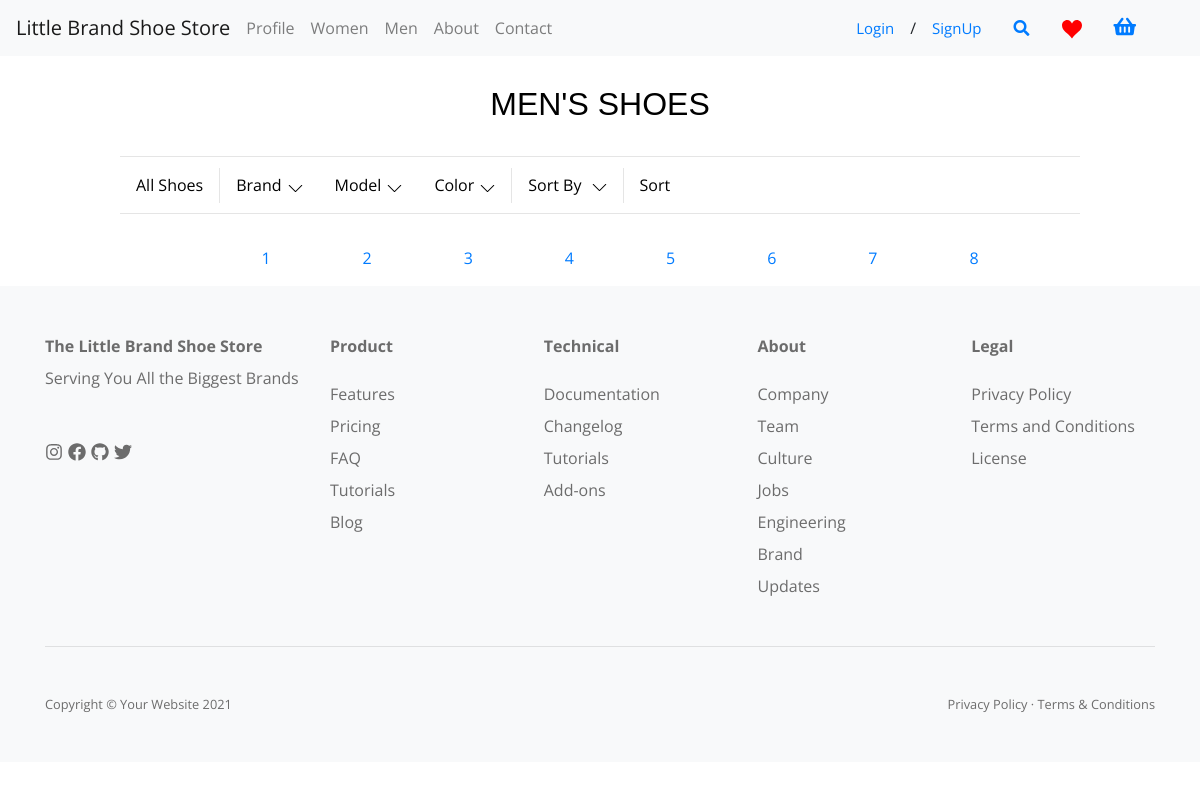
The app's page /static/templates/index.php?page=men&pageno=6, older data.
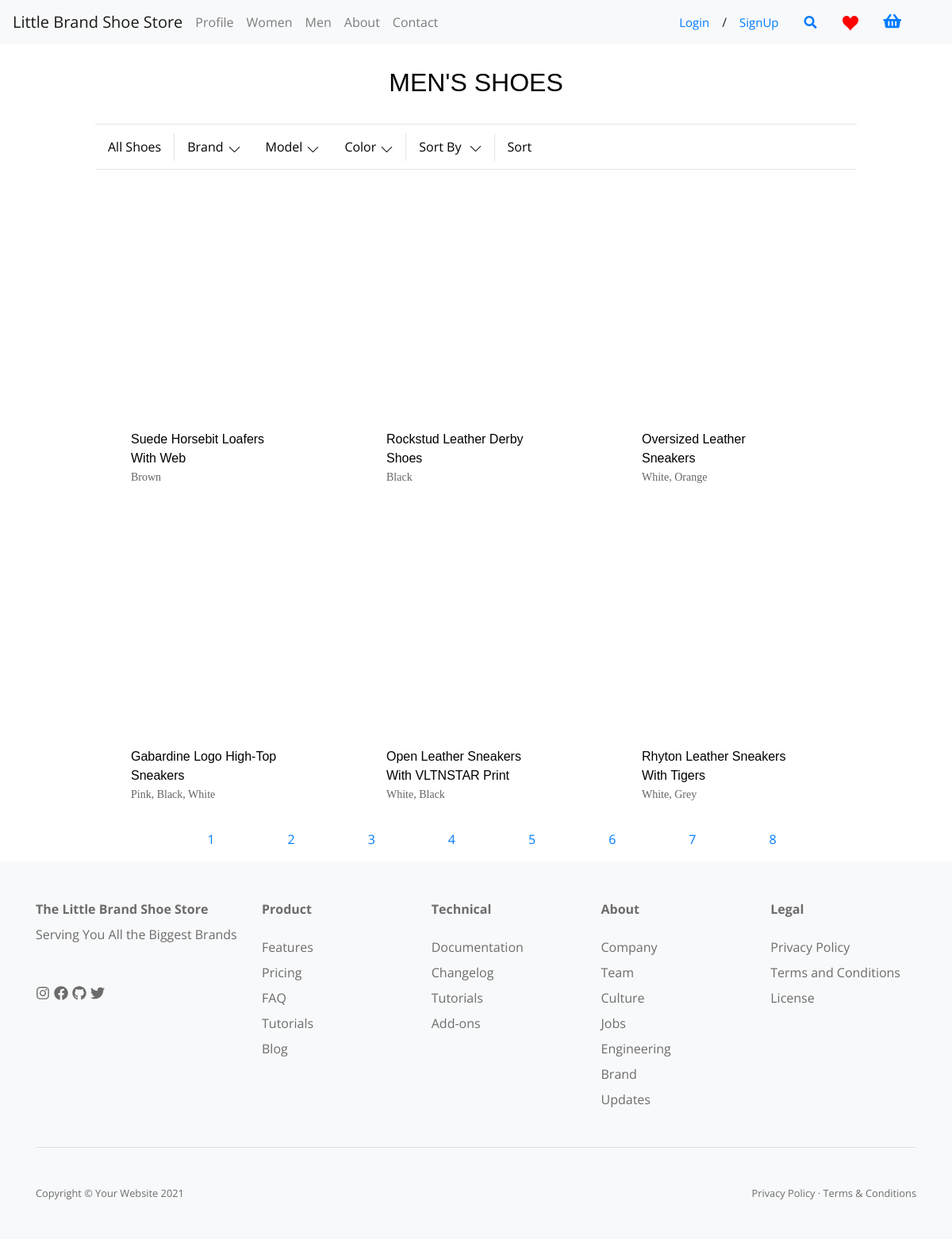
The same page, newer data.
### tables this page shows
CREATE TABLE `all_inventory` (
  `Product_ID` int(11) NOT NULL,
  `Product_Old_ID` int(11) NOT NULL,
  `Brand_ID` int(11) NOT NULL,
  `Product_Name` varchar(100) NOT NULL,
  `Product_Description` mediumtext NOT NULL,
  `Product_Color` varchar(50) NOT NULL,
  `Product_Img` mediumtext NOT NULL,
  `Product_Price` decimal(10,0) NOT NULL,
  `Product_Size` int(11) NOT NULL,
  `shoe_type` varchar(20) NOT NULL,
  `made_in` varchar(20) NOT NULL,
  `Heel_Height` varchar(10) NOT NULL,
  `Gender` varchar(10) NOT NULL
);

### static/templates/men.php (the view, shortened to what the changed rows need)
<!DOCTYPE html>
<html lang="en">
    <head>
        <link rel="stylesheet" href="../styles/mainPages.css">
    </head>
    <body>
        <div class="productPageContainer">
            <h1 class="pageTitleHeader" style="">
                <span class="headerSpan">Men's Shoes</span>
            </h1>
            <?php
                $offset = 0;
                $page_result = 6;
                if($_GET['pageno'])
                {
                    $page_value = $_GET['pageno'];
                    if($page_value > 1)
                    {
                        $offset = ($page_value - 1) * $page_result;
                    }
                }
                if(isset($_POST['submit'])){
                    if(!empty($_POST['model'])){
                        $allSelectedModels = implode("', '", (array)$_POST['model']);
                        $sqlQuery = "SELECT * FROM all_inventory WHERE Gender LIKE 'men' AND Shoe_Type IN('$allSelectedModels') LIMIT $offset, $page_result";
                        displayProducts($dataconnection, $sqlQuery);
                    }
                    elseif(!empty($_POST['color'])){
                        $colorQList=array();
                        foreach((array)$_POST['color'] as $checked){
                            $colorQList[] = "Product_Color LIKE '%".$checked."%'";
                        }
                        $sqlQuery = "SELECT * FROM all_inventory WHERE Gender LIKE 'men' AND ".implode(' OR ', $colorQList) ;
                        displayProducts($dataconnection, $sqlQuery);
                    }
                    elseif(!empty($_POST['brand'])){
                        $allSelectedBrands = implode(", ", (array)$_POST['brand']);
                        $sqlQuery = "SELECT * FROM all_inventory WHERE Gender LIKE 'men' AND Brand_ID IN('$allSelectedBrands') LIMIT $offset, $page_result";
                        displayProducts($dataconnection, $sqlQuery);
                    }
                    elseif(!empty($_POST['filter'])){
                        foreach($_POST['filter'] as $chosenFilter){
                            $filterBy = $chosenFilter;
                        }
                        switch($filterBy){
                            case 'AZ':
                                $sqlQuery = "SELECT * FROM all_inventory WHERE Gender LIKE 'men' ORDER BY Product_Name ASC LIMIT $offset, $page_result";
                                displayProducts($dataconnection, $sqlQuery);
                            break;
                            case 'ZA':
                                $sqlQuery = "SELECT * FROM all_inventory WHERE Gender LIKE 'men' ORDER BY Product_Name DESC LIMIT $offset, $page_result";
                                displayProducts($dataconnection, $sqlQuery);
                            break;
                            case 'PA':
                                $sqlQuery = "SELECT * FROM all_inventory WHERE Gender LIKE 'men' ORDER BY Product_Price ASC LIMIT $offset, $page_result";
                                displayProducts($dataconnection, $sqlQuery);
                            break;
                            case 'PD':
                                $sqlQuery = "SELECT * FROM all_inventory WHERE Gender LIKE 'men' ORDER BY Product_Price DESC LIMIT $offset, $page_result";
                                displayProducts($dataconnection, $sqlQuery);
                            break;
                        }
                    }
                    else{
                        $sqlQuery = "SELECT * FROM all_inventory WHERE Gender LIKE 'men' LIMIT $offset, $page_result";
                        displayProducts($dataconnection, $sqlQuery);
                    }
                }
                else{
                    $sqlQuery = "SELECT * FROM all_inventory WHERE Gender LIKE 'men' LIMIT $offset, $page_result";
                    displayProducts($dataconnection, $sqlQuery);
                }
                $pagecount = 50;
                $num = $pagecount / $page_result ;
                $pageLinks = '<div class="paging" style=" margin-left: auto; margin-right: auto; width: 80%; text-align: center">';
                $pageLinks .= '<ul class="paging-ul" style="list-style-type: none;">';
                for($i = 1 ; $i <= $num ; $i++)
                {
                     $pageLinks .= '<li style="display: inline; margin: 5%;"><a href="index.php?page=men&pageno='.$i.'">'.$i.'</a></li>';
                }
                $pageLinks .= '</ul>';
                $pageLinks .= '</div>';
                echo $pageLinks;
                function displayProducts($dataconnection, $sqlQuery){
                    $result = mysqli_query($dataconnection, $sqlQuery);
                    $menDivHTML = '<ul class="productUl" style="width:80%; margin-left:auto; margin-right:auto;">';
                    while($fetch = mysqli_fetch_array($result)){
                        $menDivHTML .='<li class="productLi" data-object-id="prd-123">';
                        $menDivHTML .='    <div class="productDiv2">';
                        $menDivHTML.='        <a class="productA" href="index.php?page=store&inventory=all&item='.$fetch['Product_ID'].'&brandid='.$fetch['Brand_ID'].'">';
                        $menDivHTML .='            <div class="productDiv3">';
                        $menDivHTML .='                 <div class="productDiv4">';
                        $menDivHTML .='                     <img class="productImg" src="'.$fetch['Product_Img'].'" alt="" />';
                        $menDivHTML.='                  </div>';
                        $menDivHTML .='             </div>';
                        $menDivHTML .='             <div class="productDiv5">';
                        $menDivHTML .='                 <span class="productSpan1">';
                        $menDivHTML .='                     <span class="">'.$fetch['Product_Name'].'</span>';
                        $menDivHTML .='                 </span>';
                        $menDivHTML .='                 <p class="productP">'.$fetch['Product_Color'].'</p> ';
                        $menDivHTML .='              </div>';
                        $menDivHTML .='         </a>';
                        $menDivHTML .='     </div>';
                        $menDivHTML .=' </li>';
                    }
                    $menDivHTML .= '</ul>';
                    $menDivHTML .= '</div>';
                    echo $menDivHTML;
                }
            ?>
    </body>
</html>

Row changes from the older to the newer data that the page shows:
added all_inventory: Product_Name "Suede Horsebit Loafers With Web", Product_Color "Brown"
added all_inventory: Product_Name "Rockstud Leather Derby Shoes", Product_Color "Black"
added all_inventory: Product_Name "Oversized Leather Sneakers", Product_Color "White, Orange"
added all_inventory: Product_Name "Gabardine Logo High-Top Sneakers", Product_Color "Pink, Black, White"
added all_inventory: Product_Name "Open Leather Sneakers With VLTNSTAR Print", Product_Color "White, Black"
added all_inventory: Product_Name "Rhyton Leather Sneakers With Tigers", Product_Color "White, Grey"
